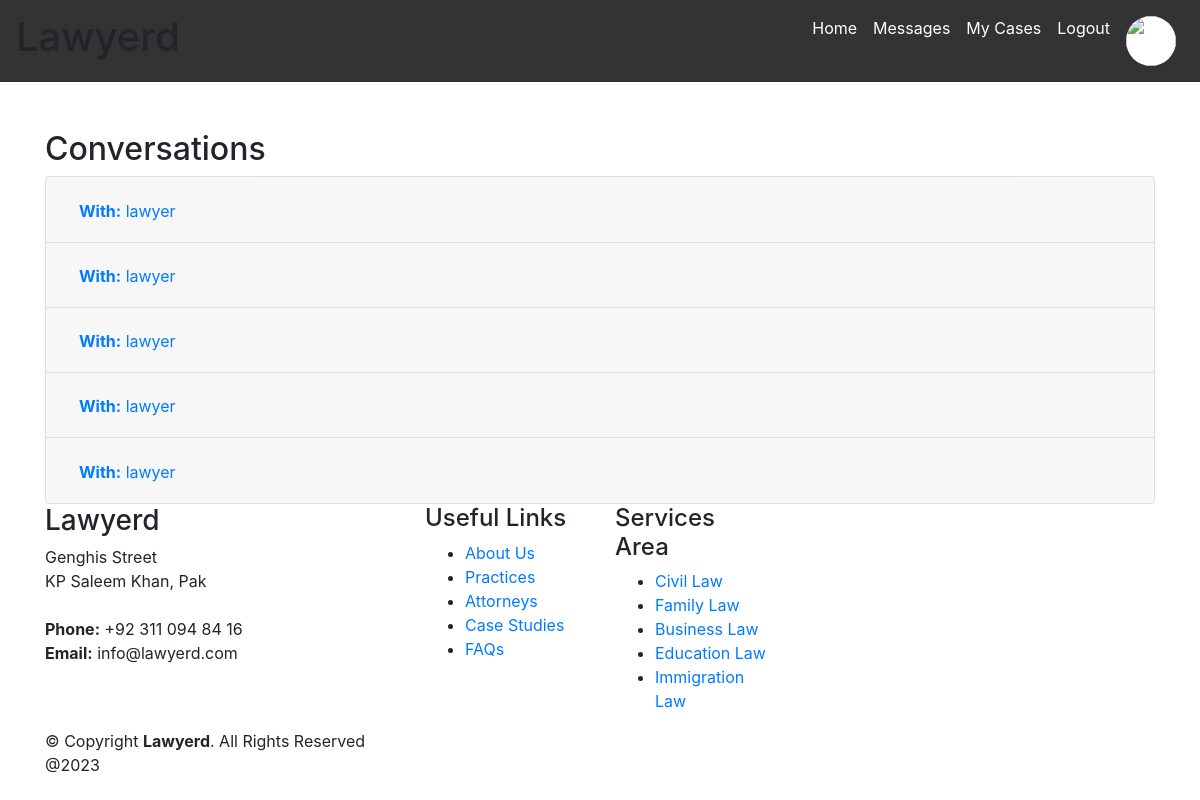
The page /accounts/client_messages/ (signed in) on the database its author committed.
### accounts/models.py (models this page shows)
class Conversation(models.Model):
    participants = models.ManyToManyField(User)

class User(AbstractUser):
    is_client = models.BooleanField(default=False)
    is_lawyer = models.BooleanField(default=False)
    first_name = models.CharField(max_length=100)
    last_name = models.CharField(max_length=100)
    image = models.ImageField(null=True)

### accounts/views.py (the view)
# urls.py: path('client_messages/', views.client_messages, name='client_messages'),
@login_required(login_url='login')
def client_messages(request):
    client_user = request.user
    conversations = Conversation.objects.filter(participants=client_user)
    conversation_data = []
    if request.method == 'POST':
        form = MessageForm(request.POST, request.FILES)  # Add request.FILES for handling files
        if form.is_valid():
            conversation_id = form.cleaned_data['conversation_id']
            content = form.cleaned_data['content']
            conversation = get_object_or_404(Conversation, id=conversation_id)
            message = Message.objects.create(conversation=conversation, sender=client_user, content=content)
            file = form.cleaned_data['file']
            if file:
                message.file = file
                message.save()
            return redirect('client_messages')
    else:
        form = MessageForm()
    for conversation in conversations:
        participants = conversation.participants.all()
        lawyer_user = participants.exclude(id=client_user.id).first()
        if lawyer_user:
            conversation_data.append((conversation, lawyer_user.username))
    return render(request, 'client_messages.html', {'conversation_data': conversation_data, 'form': form})

### templates/client_messages.html (shortened to what this page needs)
{% include 'clientnav.html' %}
<div class="container mt-5">
  <h2>Conversations</h2>
  <div class="accordion" id="conversationsAccordion">
    {% for conversation, lawyer_username in conversation_data %}
      <div class="card">
        <div class="card-header" id="heading{{ conversation.id }}">
          <h2 class="mb-0">
            <button class="btn btn-link" type="button" data-toggle="collapse" data-target="#collapse{{ conversation.id }}" aria-expanded="true" aria-controls="collapse{{ conversation.id }}">
              <strong>With:</strong> {{ lawyer_username }}
            </button>
          </h2>
        </div>
      </div>
    {% endfor %}
  </div>
</div>
{% include 'footer.html' %}
<link rel="stylesheet" href="https://maxcdn.bootstrapcdn.com/bootstrap/4.5.2/css/bootstrap.min.css">

### templates/clientnav.html (style rules this page uses)
body { background-color: #222; }

### rows shown on the page
Conversation: username "lawyer"
Conversation: username "lawyer"
Conversation: username "lawyer"
Conversation: username "lawyer"
Conversation: username "lawyer"
